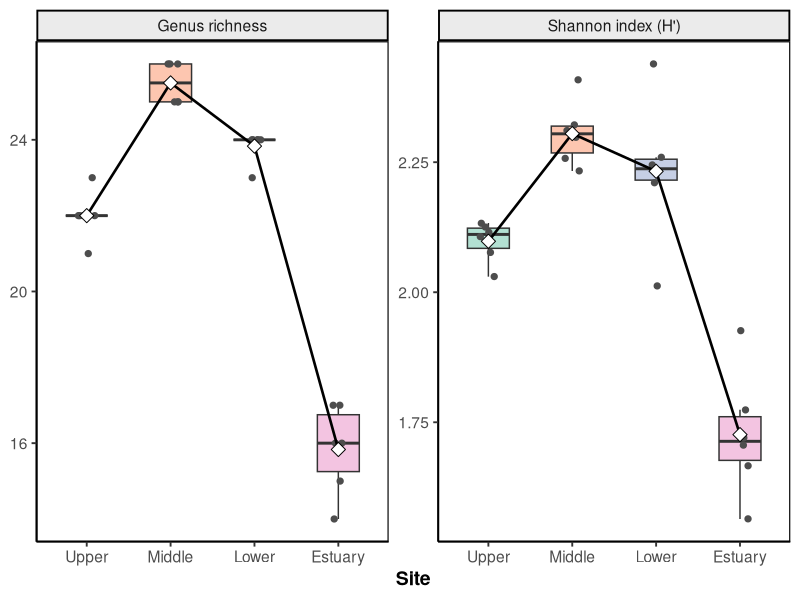

Generate this figure with R:
#-------------------------------------------------------------------------------
# 6.Alpha diversity (Richness and Shannon)
#-------------------------------------------------------------------------------
rm(list = ls())

library(vegan)
library(dplyr)
library(tidyr)
library(ggplot2)
library(RColorBrewer)

Sys.setenv(LANG = "en")

out.dir <- "Alpha"
if (!dir.exists(out.dir)) dir.create(out.dir)

# 6-1. Import data
raw <- read.csv("Ayu_Rarefied_Table.csv", check.names = FALSE)
spe <- raw[, -1]
rownames(spe) <- raw$SampleID

site_names <- sub("_[0-9]+$", "", rownames(spe))
site_order <- unique(site_names)   # 上流→下流の順に並べたいとき: c("Upper","Middle","Lower","Estuary")
site_cols  <- setNames(brewer.pal(8, "Set2")[(seq_along(site_order) - 1) %% 8 + 1], site_order)

# 6-2. Calculate indices
alpha_df <- data.frame(
  SampleID = rownames(spe),
  Site     = factor(site_names, levels = site_order),
  Richness = specnumber(spe),                  # 属数
  Shannon  = diversity(spe, index = "shannon") # シャノン指数 H'
)
write.csv(alpha_df, file.path(out.dir, "table_alpha_diversity.csv"), row.names = FALSE)

# 6-3. Plot: 箱ひげ + 個体の点 + 地点平均の折れ線（白いひし形）
alpha_long <- alpha_df %>%
  pivot_longer(c(Richness, Shannon), names_to = "Index", values_to = "Value")
alpha_long$Index <- factor(alpha_long$Index, levels = c("Richness", "Shannon"),
                           labels = c("Genus richness", "Shannon index (H')"))

alpha_mean <- alpha_long %>%
  group_by(Index, Site) %>%
  summarise(Mean = mean(Value), .groups = "drop")

fig_alpha <- ggplot(alpha_long, aes(Site, Value)) +
  geom_boxplot(aes(fill = Site), alpha = 0.5, outlier.shape = NA, width = 0.5) +
  geom_jitter(width = 0.1, size = 1.8, color = "grey30") +
  geom_line(data = alpha_mean, aes(Site, Mean, group = 1), linewidth = 0.9) +
  geom_point(data = alpha_mean, aes(Site, Mean), shape = 23, size = 3.5, fill = "white") +
  facet_wrap(~ Index, scales = "free_y") +
  scale_fill_manual(values = site_cols) +
  labs(x = "Site", y = NULL) +
  theme_classic(base_size = 14) +
  theme(legend.position = "none",
        panel.border = element_rect(color = "black", fill = NA, linewidth = 0.8),
        axis.title = element_text(face = "bold"),
        strip.background = element_rect(fill = "grey92", color = "black"))
print(fig_alpha)
ggsave(file.path(out.dir, "fig6_alpha_diversity.png"), fig_alpha,
       width = 9, height = 4.5, dpi = 300, bg = "white")

# 6-4. Statistics: Kruskal-Wallis -> pairwise Wilcoxon (Holm)
kruskal.test(Richness ~ Site, data = alpha_df)
kruskal.test(Shannon  ~ Site, data = alpha_df)
pairwise.wilcox.test(alpha_df$Richness, alpha_df$Site, p.adjust.method = "holm", exact = FALSE)
pairwise.wilcox.test(alpha_df$Shannon,  alpha_df$Site, p.adjust.method = "holm", exact = FALSE)
